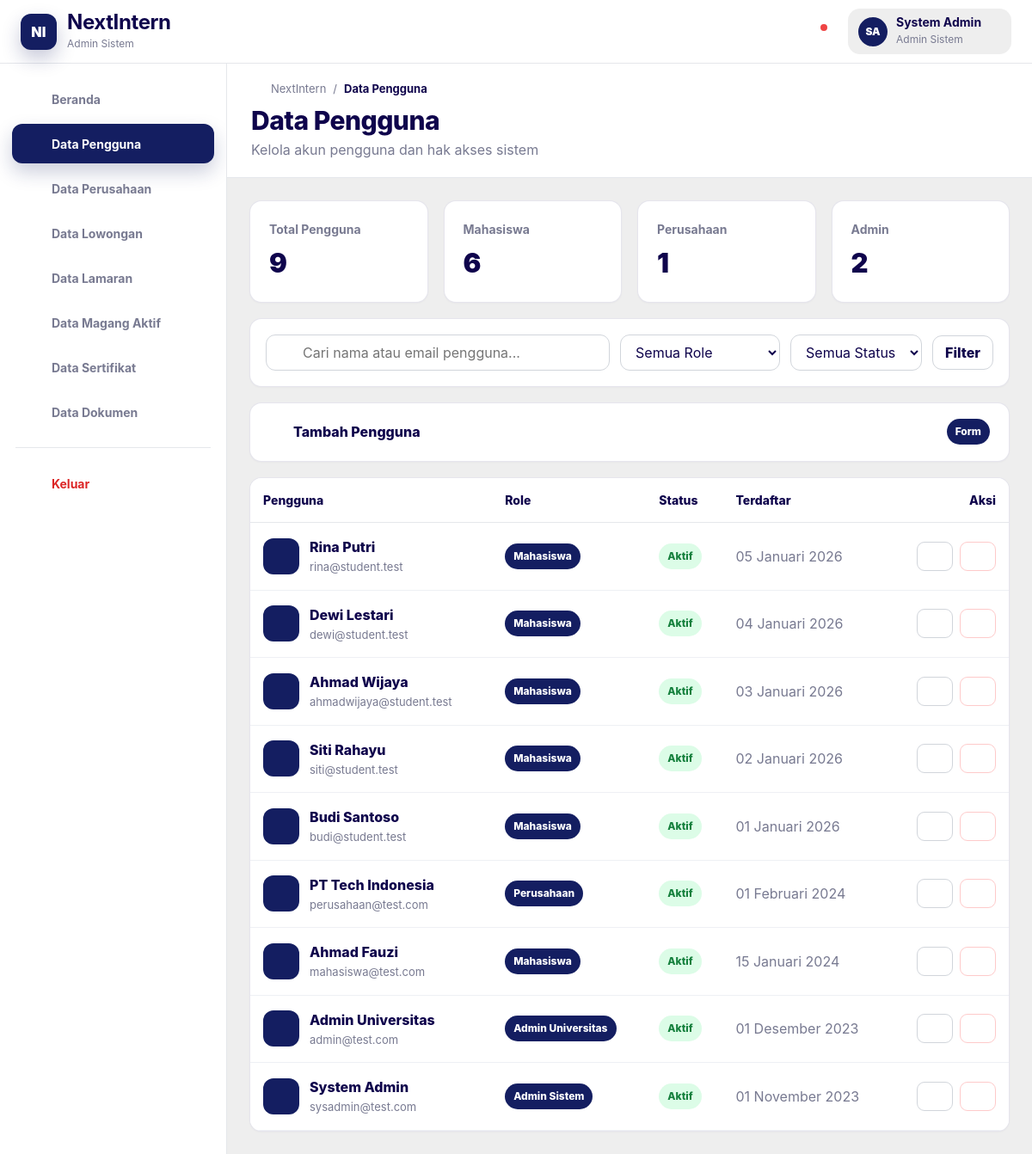
The page /sysadmin/users.php (signed in) on the database its author committed.
### tables this page shows
CREATE TABLE users (
  id INT AUTO_INCREMENT PRIMARY KEY,
  name VARCHAR(150) NOT NULL,
  email VARCHAR(150) NOT NULL UNIQUE,
  password_hash VARCHAR(255) NOT NULL,
  role_id INT NOT NULL,
  status ENUM('active','inactive') NOT NULL DEFAULT 'active',
  avatar VARCHAR(255) NULL,
  created_at DATETIME NOT NULL DEFAULT CURRENT_TIMESTAMP,
  updated_at DATETIME NULL DEFAULT NULL ON UPDATE CURRENT_TIMESTAMP,
  CONSTRAINT fk_users_role
    FOREIGN KEY (role_id) REFERENCES roles(id)
    ON UPDATE CASCADE
    ON DELETE RESTRICT
);

CREATE TABLE roles (
  id INT AUTO_INCREMENT PRIMARY KEY,
  role_key VARCHAR(50) NOT NULL UNIQUE,
  role_name VARCHAR(100) NOT NULL
);

### app/functions.php (called while the page is built, shortened)
<?php
function e($value): string
{
    return htmlspecialchars((string) $value, ENT_QUOTES, 'UTF-8');
}
function app_base_url(): string
{
    $script = str_replace('\\', '/', $_SERVER['SCRIPT_NAME'] ?? '');
    $pos = strpos($script, '/sysadmin/');
    if ($pos !== false) {
        $base = substr($script, 0, $pos);
    } else {
        $base = rtrim(str_replace('\\', '/', dirname($script)), '/');
    }
    return $base;
}
function url(string $path = ''): string
{
    return app_base_url() . '/' . ltrim($path, '/');
}
function status_badge_class(string $status): string
{
    $green = ['active', 'verified', 'accepted', 'issued', 'ongoing', 'completed', 'admin_approved', 'university_approved'];
    if (in_array($status, $green, true)) {
        return 'badge-green';
    }
    return 'badge-blue';
}
function status_label(string $status): string
{
    return [
        'active' => 'Aktif',
        'inactive' => 'Nonaktif',
        'verified' => 'Terverifikasi',
        'pending' => 'Menunggu',
        'rejected' => 'Ditolak',
        'accepted' => 'Diterima',
        'issued' => 'Diterbitkan',
        'revoked' => 'Dicabut',
        'ongoing' => 'Berjalan',
        'completed' => 'Selesai',
        'terminated' => 'Dihentikan',
        'university_review' => 'Review Universitas',
        'university_approved' => 'Disetujui Universitas',
        'admin_approved' => 'Disetujui Admin',
        'company_review' => 'Review Perusahaan',
        'draft' => 'Draft',
        'closed' => 'Ditutup',
    ][$status] ?? ucfirst(str_replace('_', ' ', $status));
}
function format_date_id(?string $date): string
{
    $months = [1 => 'Januari', 'Februari', 'Maret', 'April', 'Mei', 'Juni', 'Juli', 'Agustus', 'September', 'Oktober', 'November', 'Desember'];
    $time = strtotime($date);
    return date('d', $time) . ' ' . $months[(int) date('n', $time)] . ' ' . date('Y', $time);
}

### sysadmin/users.php (the view, shortened to what this page needs)
<?php
require_once __DIR__ . '/../config/database.php';
require_once __DIR__ . '/../app/functions.php';
require_once __DIR__ . '/../includes/layout_start.php';
$q = trim($_GET['q'] ?? '');
$where = [];
$params = [];
$sql = "SELECT u.*, r.role_key, r.role_name FROM users u JOIN roles r ON r.id=u.role_id" . ($where ? " WHERE " . implode(' AND ', $where) : '') . " ORDER BY u.created_at DESC, u.id DESC";
$stmt = $pdo->prepare($sql);
$stmt->execute($params);
$users = $stmt->fetchAll();
$stat = $pdo->query("SELECT COUNT(*) total, SUM(role_id=1) mahasiswa, SUM(role_id=2) perusahaan, SUM(role_id IN(3,4)) admin FROM users")->fetch();
?>
<div class="grid grid-4">
  <div class="card stat">
    <div class="stat-title">Total Pengguna</div>
    <div class="stat-number"><?= e($stat['total'] ?? 0) ?></div>
  </div>
  <div class="card stat">
    <div class="stat-title">Mahasiswa</div>
    <div class="stat-number"><?= e($stat['mahasiswa'] ?? 0) ?></div>
  </div>
  <div class="card stat">
    <div class="stat-title">Perusahaan</div>
    <div class="stat-number"><?= e($stat['perusahaan'] ?? 0) ?></div>
  </div>
  <div class="card stat">
    <div class="stat-title">Admin</div>
    <div class="stat-number"><?= e($stat['admin'] ?? 0) ?></div>
  </div>
</div>
<div class="card mt-18">
  <form class="toolbar" method="get">
    <div class="searchbox"><?= icon_svg('search') ?><input class="input" name="q" value="<?= e($q) ?>"
        placeholder="Cari nama atau email pengguna..."></div>
    <select class="select" name="role">
      <option value="all">Semua Role</option>
    </select>
    <select class="select" name="status">
      <option value="all">Semua Status</option>
    </select>
    <button class="btn outline" type="submit">Filter</button>
  </form>
</div>
<details class="card form-panel">
  <summary><span><?= icon_svg('plus') ?> Tambah Pengguna</span><span class="badge badge-dark">Form</span></summary>
</details>
<div class="card mt-18">
  <div class="table-wrap">
    <table class="table">
      <thead>
        <tr>
          <th>Pengguna</th>
          <th>Role</th>
          <th>Status</th>
          <th>Terdaftar</th>
          <th style="text-align:right">Aksi</th>
        </tr>
      </thead>
      <tbody>
        <?php foreach ($users as $u): ?>
          <tr>
            <td>
              <div class="entity">
                <div class="entity-icon"><?= icon_svg($u['role_key'] === 'perusahaan' ? 'building' : 'user') ?></div>
                <div>
                  <div class="entity-title"><?= e($u['name']) ?></div>
                  <div class="entity-sub"><?= e($u['email']) ?></div>
                </div>
              </div>
            </td>
            <td><span class="badge badge-dark"><?= e($u['role_name']) ?></span></td>
            <td><span class="badge <?= status_badge_class($u['status']) ?>"><?= e(status_label($u['status'])) ?></span>
            </td>
            <td><?= e(format_date_id($u['created_at'])) ?></td>
            <td>
              <div class="actions"><a class="btn outline sm"
                  href="<?= e(url('sysadmin/users.php?edit=' . $u['id'])) ?>"><?= icon_svg('edit') ?></a>
                <form method="post"><input type="hidden" name="action" value="delete"><input type="hidden" name="id"
                    value="<?= e($u['id']) ?>"><button class="btn danger sm"
                    type="submit"><?= icon_svg('trash') ?></button></form>
              </div>
            </td>
          </tr>
        <?php endforeach; ?>
      </tbody>
    </table>
  </div>
</div>
<?php require_once __DIR__ . '/../includes/layout_end.php'; ?>

### app/icons.php
<?php
function icon_svg(string $name, string $class = 'icon'): string
{
    $paths = [
        'home' => '<path d="M3 10.5 12 3l9 7.5"/><path d="M5 10v10h5v-6h4v6h5V10"/>',
        'users' => '<path d="M16 21v-2a4 4 0 0 0-4-4H6a4 4 0 0 0-4 4v2"/><circle cx="9" cy="7" r="4"/><path d="M22 21v-2a4 4 0 0 0-3-3.87"/><path d="M16 3.13a4 4 0 0 1 0 7.75"/>',
        'database' => '<ellipse cx="12" cy="5" rx="9" ry="3"/><path d="M3 5v14c0 1.66 4.03 3 9 3s9-1.34 9-3V5"/><path d="M3 12c0 1.66 4.03 3 9 3s9-1.34 9-3"/>',
        'briefcase' => '<rect x="2" y="7" width="20" height="14" rx="2"/><path d="M16 7V5a2 2 0 0 0-2-2h-4a2 2 0 0 0-2 2v2"/><path d="M2 13h20"/>',
        'file' => '<path d="M14 2H6a2 2 0 0 0-2 2v16a2 2 0 0 0 2 2h12a2 2 0 0 0 2-2V8z"/><path d="M14 2v6h6"/><path d="M8 13h8"/><path d="M8 17h8"/>',
        'activity' => '<path d="M22 12h-4l-3 8L9 4l-3 8H2"/>',
        'award' => '<circle cx="12" cy="8" r="6"/><path d="M15.5 13.2 17 22l-5-3-5 3 1.5-8.8"/>',
        'bell' => '<path d="M18 8A6 6 0 0 0 6 8c0 7-3 7-3 9h18c0-2-3-2-3-9"/><path d="M13.73 21a2 2 0 0 1-3.46 0"/>',
        'user' => '<circle cx="12" cy="8" r="4"/><path d="M4 22a8 8 0 0 1 16 0"/>',
        'logout' => '<path d="M9 21H5a2 2 0 0 1-2-2V5a2 2 0 0 1 2-2h4"/><path d="M16 17l5-5-5-5"/><path d="M21 12H9"/>',
        'search' => '<circle cx="11" cy="11" r="8"/><path d="m21 21-4.3-4.3"/>',
        'plus' => '<path d="M12 5v14"/><path d="M5 12h14"/>',
        'edit' => '<path d="M12 20h9"/><path d="M16.5 3.5a2.1 2.1 0 0 1 3 3L7 19l-4 1 1-4Z"/>',
        'trash' => '<path d="M3 6h18"/><path d="M8 6V4h8v2"/><path d="M19 6l-1 14H6L5 6"/>',
        'eye' => '<path d="M2 12s4-7 10-7 10 7 10 7-4 7-10 7S2 12 2 12Z"/><circle cx="12" cy="12" r="3"/>',
        'download' => '<path d="M12 3v12"/><path d="m7 10 5 5 5-5"/><path d="M5 21h14"/>',
        'building' => '<path d="M3 21h18"/><path d="M5 21V3h14v18"/><path d="M9 7h1"/><path d="M14 7h1"/><path d="M9 11h1"/><path d="M14 11h1"/><path d="M9 15h1"/><path d="M14 15h1"/>',
        'calendar' => '<rect x="3" y="4" width="18" height="18" rx="2"/><path d="M16 2v4"/><path d="M8 2v4"/><path d="M3 10h18"/>',
        'check' => '<path d="M20 6 9 17l-5-5"/>',
        'x' => '<path d="M18 6 6 18"/><path d="m6 6 12 12"/>',
        'shield' => '<path d="M12 22s8-4 8-10V5l-8-3-8 3v7c0 6 8 10 8 10Z"/>',
        'menu' => '<path d="M4 6h16"/><path d="M4 12h16"/><path d="M4 18h16"/>',
    ];
    $body = $paths[$name] ?? $paths['file'];
    return '<svg class="' . e($class) . '" viewBox="0 0 24 24" fill="none" stroke="currentColor" stroke-width="2" stroke-linecap="round" stroke-linejoin="round" aria-hidden="true">' . $body . '</svg>';
}

### assets/css/style.css (style rules this page uses)
:root { --primary-dark: #0F044C; --primary: #141E61; --muted: #787A91; --bg: #EEEEEE; --surface: #ffffff; --surface-soft: #f8f9ff; --line: #e5e7eb; --line-soft: #eef0f4; --green: #16a34a; --red: #dc2626; --yellow: #ca8a04; --blue: #2563eb; --radius: 14px; --radius-sm: 10px; --shadow: 0 10px 30px rgba(15, 4, 76, .08); }
* { box-sizing: border-box }
html { font-size: 16px; scroll-behavior: smooth }
body { margin: 0; background: var(--bg); color: var(--primary-dark); font-family: Inter, ui-sans-serif, system-ui, -apple-system, BlinkMacSystemFont, "Segoe UI", Arial, sans-serif; line-height: 1.5; }
a { color: inherit; text-decoration: none }
button, input, select, textarea { font: inherit }
button { cursor: pointer }
img, svg { display: block; max-width: 100% }
.icon { width: 20px; height: 20px; flex: 0 0 auto }
.icon.tiny { width: 15px; height: 15px }
.grid { display: grid; gap: 18px }
.grid-4 { grid-template-columns: repeat(4, minmax(0, 1fr)) }
.card { background: var(--surface); border: 1px solid rgba(15, 4, 76, .10); border-radius: var(--radius); box-shadow: 0 1px 2px rgba(15, 4, 76, .03); overflow: hidden; }
.stat { padding: 22px; min-height: 118px }
.stat-title { font-size: 14px; color: var(--muted); font-weight: 750 }
.stat-number { font-size: 31px; font-weight: 900; margin: 6px 0 0; letter-spacing: -.7px; color: var(--primary-dark) }
.toolbar { display: flex; gap: 12px; align-items: center; flex-wrap: wrap; padding: 18px }
.searchbox { position: relative; flex: 1; min-width: 260px }
.searchbox svg { position: absolute; left: 13px; top: 50%; transform: translateY(-50%); color: #9ca3af }
.input, .select, textarea { min-height: 42px; border: 1px solid #d1d5db; border-radius: 11px; background: #fff; color: var(--primary-dark); padding: 0 13px; outline: 0; }
.searchbox .input { width: 100%; padding-left: 42px }
.btn { border: 0; border-radius: 11px; min-height: 40px; padding: 0 14px; display: inline-flex; align-items: center; justify-content: center; gap: 8px; font-weight: 800; line-height: 1; background: var(--primary); color: #fff; white-space: nowrap; }
.btn.outline { background: #fff; color: var(--primary-dark); border: 1px solid #d1d5db }
.btn.danger { background: #fff; color: var(--red); border: 1px solid #fecaca }
.btn.sm { min-height: 34px; padding: 0 10px; border-radius: 9px }
.table-wrap { overflow-x: auto; width: 100% }
.table { width: 100%; border-collapse: collapse; min-width: 760px }
.table th { font-size: 14px; text-align: left; color: var(--primary-dark); font-weight: 850; padding: 15px; border-bottom: 1px solid var(--line); white-space: nowrap; background: #fff }
.table td { padding: 16px 15px; border-bottom: 1px solid var(--line-soft); color: var(--muted); vertical-align: middle; background: #fff }
.entity { display: flex; align-items: center; gap: 12px; min-width: 220px }
.entity-icon { width: 42px; height: 42px; border-radius: 12px; background: var(--primary); color: #fff; display: grid; place-items: center; flex: 0 0 auto }
.entity-title { font-weight: 850; color: var(--primary-dark); margin-bottom: 2px }
.entity-sub { font-size: 13px; color: var(--muted) }
.badge { display: inline-flex; align-items: center; gap: 5px; border-radius: 999px; padding: 6px 10px; font-size: 12px; font-weight: 850; white-space: nowrap }
.badge-green { background: #dcfce7; color: #15803d }
.badge-dark { background: var(--primary); color: #fff }
.actions { display: flex; justify-content: flex-end; align-items: center; gap: 8px; flex-wrap: wrap }
.actions form { margin: 0 }
.form-panel { margin-top: 18px }
.form-panel summary { list-style: none; display: flex; align-items: center; justify-content: space-between; gap: 12px; padding: 18px 22px; font-weight: 850; cursor: pointer; color: var(--primary-dark); border-bottom: 1px solid transparent; }
.form-panel summary span { display: inline-flex; align-items: center; gap: 8px }
.mt-18 { margin-top: 18px }

### rows shown on the page
users: name "Rina Putri", email "rina@student.test", role.role_name "Mahasiswa", status "Aktif", created_at "05 Januari 2026"
users: name "Dewi Lestari", email "dewi@student.test", role.role_name "Mahasiswa", status "Aktif", created_at "04 Januari 2026"
users: name "Ahmad Wijaya", email "ahmadwijaya@student.test", role.role_name "Mahasiswa", status "Aktif", created_at "03 Januari 2026"
users: name "Siti Rahayu", email "siti@student.test", role.role_name "Mahasiswa", status "Aktif", created_at "02 Januari 2026"
users: name "Budi Santoso", email "budi@student.test", role.role_name "Mahasiswa", status "Aktif", created_at "01 Januari 2026"
users: name "PT Tech Indonesia", email "perusahaan@test.com", role.role_name "Perusahaan", status "Aktif", created_at "01 Februari 2024"
users: name "Ahmad Fauzi", email "mahasiswa@test.com", role.role_name "Mahasiswa", status "Aktif", created_at "15 Januari 2024"
users: name "Admin Universitas", email "admin@test.com", role.role_name "Admin Universitas", status "Aktif", created_at "01 Desember 2023"
users: name "System Admin", email "sysadmin@test.com", role.role_name "Admin Sistem", status "Aktif", created_at "01 November 2023"

### other values the page prints
initials($user['name'] ?? 'Admin') "SA"
$user['name'] "System Admin"
$user['role_name'] "Admin Sistem"
$item['label'] "Beranda"
$item['label'] "Data Pengguna"
$item['label'] "Data Perusahaan"
$item['label'] "Data Lowongan"
$item['label'] "Data Lamaran"
$item['label'] "Data Magang Aktif"
$item['label'] "Data Sertifikat"
$item['label'] "Data Dokumen"
$pageTitle "Data Pengguna"
$pageSubtitle "Kelola akun pengguna dan hak akses sistem"
$stat['total'] "9"
$stat['mahasiswa'] "6"
